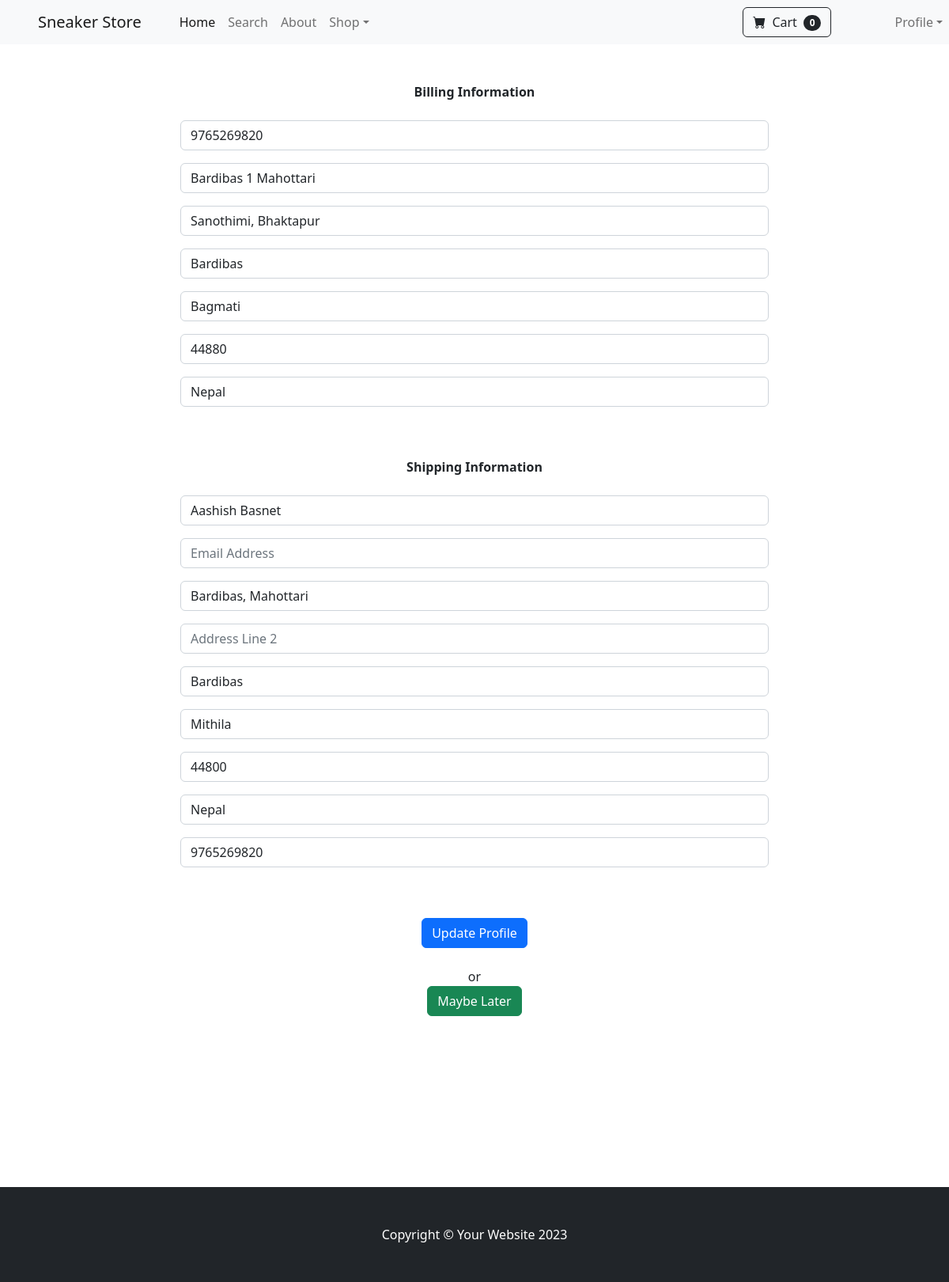
/update-info/ (signed in), run on an earlier commit of the app's database.
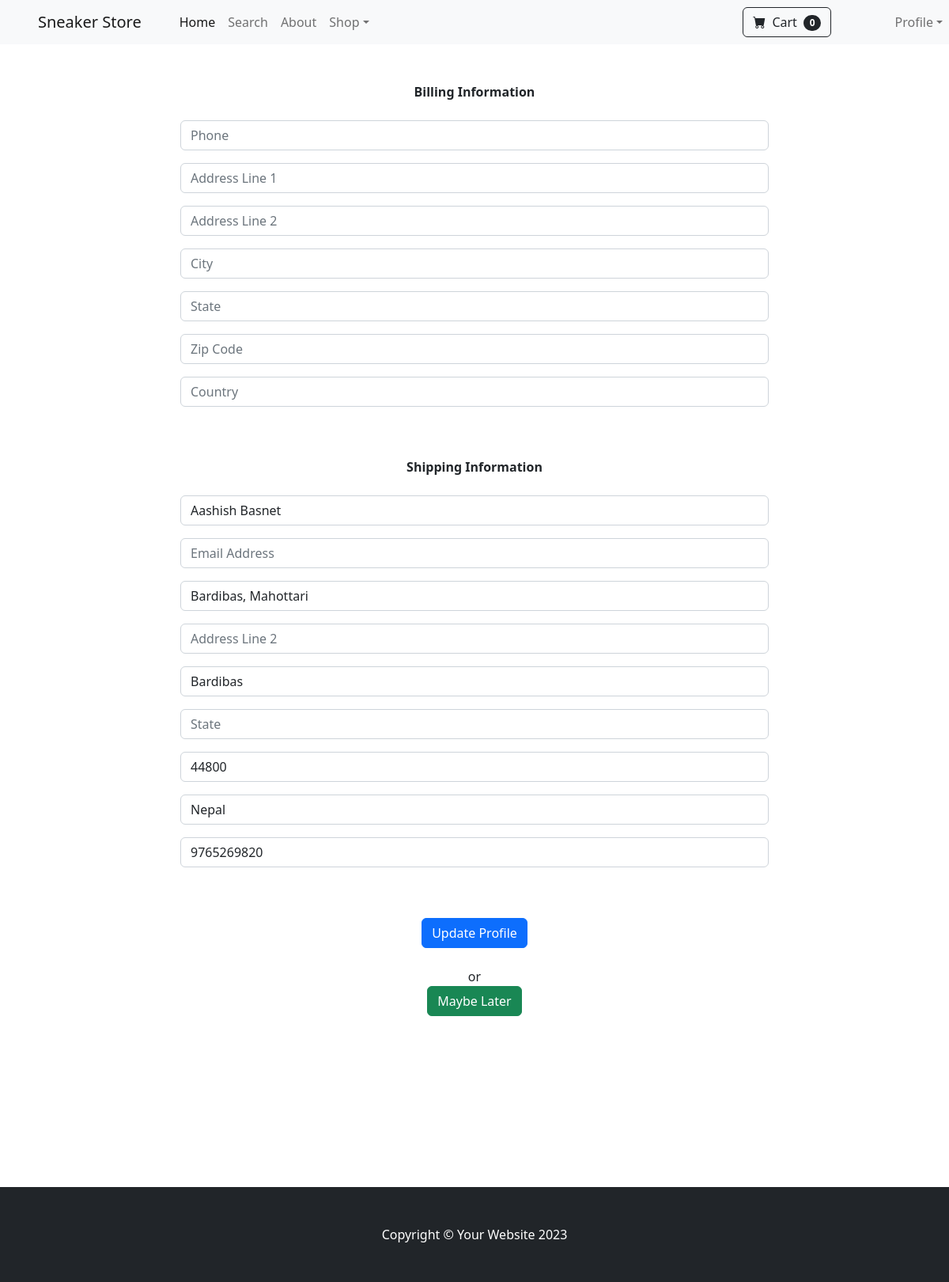
And on a later commit of the database.
### Home/models.py (models this page shows, shortened)
class Profile(models.Model):
    user = models.OneToOneField(User, on_delete=models.CASCADE)
    date_modified = models.DateTimeField(auto_now=True)
    phone = models.CharField(max_length=10, blank=True, validators=[
        RegexValidator(
            regex=r'^\d{10}$',
            message="Phone number must be exactly 10 digits."
        )])
    address1 = models.CharField(max_length=200, blank=True)
    address2 = models.CharField(max_length=200, blank=True)
    city = models.CharField(max_length=200, blank=True)
    state = models.CharField(max_length=200, blank=True)
    zipcode = models.CharField(max_length=200, blank=True)
    country = models.CharField(max_length=200, blank=True)
    old_cart = models.CharField(max_length=200, blank=True, null=True)

### payment/models.py (models this page shows, shortened)
class ShippingAddress(models.Model):
    user = models.ForeignKey(
        User, on_delete=models.CASCADE, null=True, blank=True)
    shipping_full_name = models.CharField(max_length=255)
    shipping_address1 = models.CharField(max_length=255)
    shipping_address2 = models.CharField(max_length=255, null=True, blank=True)
    shipping_city = models.CharField(max_length=255)
    shipping_state = models.CharField(max_length=255, null=True, blank=True)
    shipping_zipcode = models.CharField(max_length=255, null=True, blank=True)
    shipping_country = models.CharField(max_length=255)
    shipping_email = models.EmailField(max_length=255, null=True, blank=True)
    shipping_phone = models.CharField(max_length=10, null=True, blank=True, validators=[
        RegexValidator(
            regex=r'^\d{10}$',
            message="Phone number must be exactly 10 digits."
        )])
    class Meta:
        verbose_name_plural = "Shipping Address"

### Home/views.py (the view)
# urls.py: path("update-info/", views.UpdateUserInfoView, name='update-info'),
def UpdateUserInfoView(request):
    if request.user.is_authenticated:
        current_user = Profile.objects.get(user__id=request.user.id)
        shipping_user = ShippingAddress.objects.get(user__id=request.user.id)
        form = UserInfoForm(request.POST or None, instance=current_user)
        shipping_form = ShippingForm(
            request.POST or None, instance=shipping_user)
        if form.is_valid() or shipping_form.is_valid():
            form.save()
            shipping_form.save()
            messages.success(request, "Your Info has been updated")
            return redirect('home')
        return render(request, "Home/update_user_info_template.html", {
            'form': form,
            'shipping_form': shipping_form})
    else:
        messages.success(request, "You must be logged in to access the page")
        return redirect('home')

### cart/cart.py (called while the page is built)
    def __len__(self):
        return len(self.cart)

### cart/context_processors.py (called while the page is built)
def cart (request):
    return{
        'cart':Cart(request)
    }

### Home/templates/Home/update_user_info_template.html (shortened to what this page needs)
{% extends 'index.html' %}
{% block content %}
  <div class="container">
    <div class="row">
      <center>
        <div class="col-8">
          <br /><br />
          <strong>Billing Information</strong>
          <br /><br />
          <form method="POST" action="{% url 'update-info' %}">
            {{ form.as_p }}
            <br /><br />
            <strong>Shipping Information</strong>
            <br /><br />
            {{ shipping_form.as_p }}
            <br /><br />
            <button type="submit" class="btn btn-primary">Update Profile</button>
          </form>
          <br />
          or
          <br />
          <a href="{% url 'home' %}"><button type="submit" class="btn btn-success">Maybe Later</button></a>
        </div>
      </center>
    </div>
  </div>
  <br /><br /><br /><br /><br /><br /><br /><br /><br />
{% endblock %}

What changed in the data, as far as the page shows it:
changed Profile: phone "9765269820" → (not shown); address1 "Bardibas 1 Mahottari" → (not shown); address2 "Sanothimi, Bhaktapur" → (not shown); city "Bardibas" → (not shown); state "Bagmati" → (not shown); zipcode "44880" → (not shown); country "Nepal" → (not shown)
changed ShippingAddress "Aashish Basnet": shipping_state "Mithila" → (not shown)
